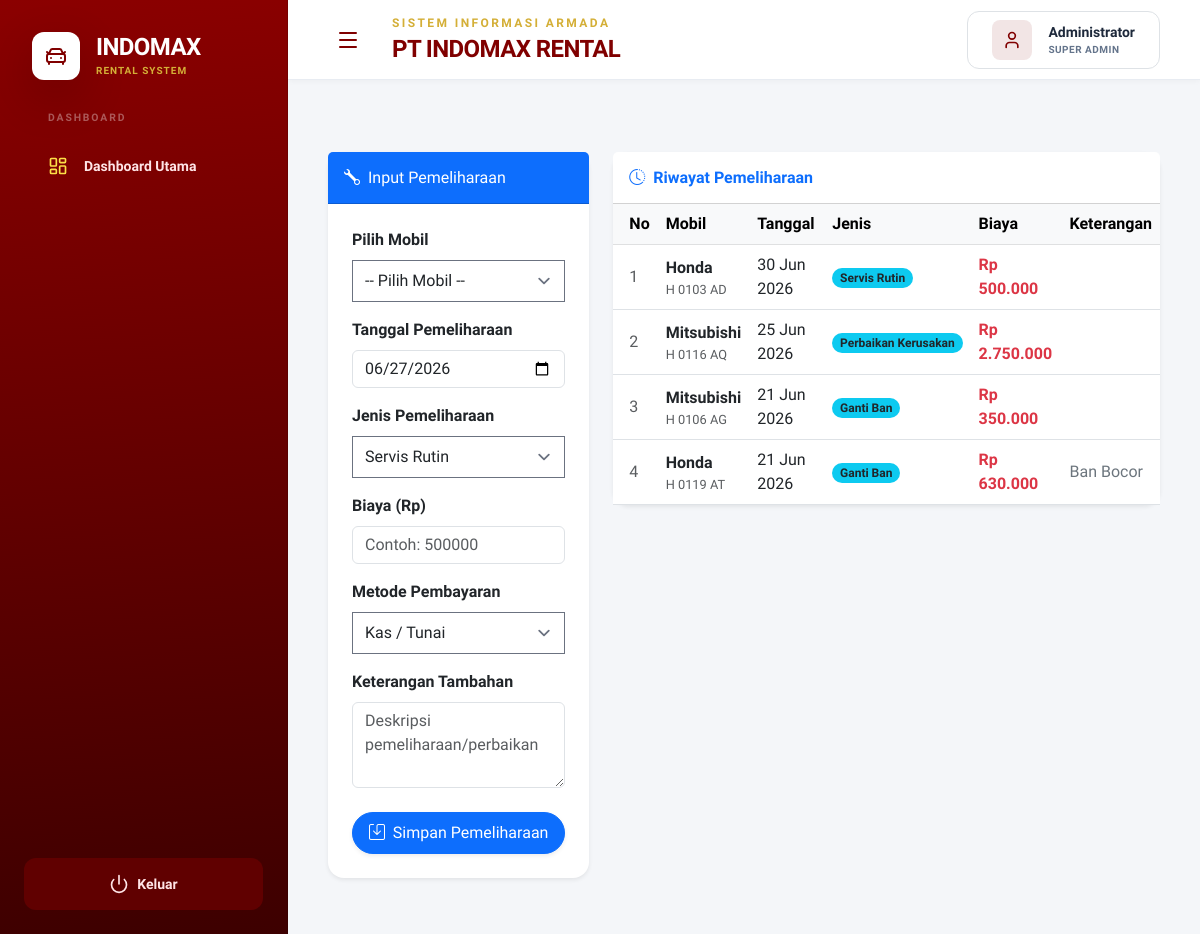
Before: /Admin/pemeliharaan.php with the older database file.
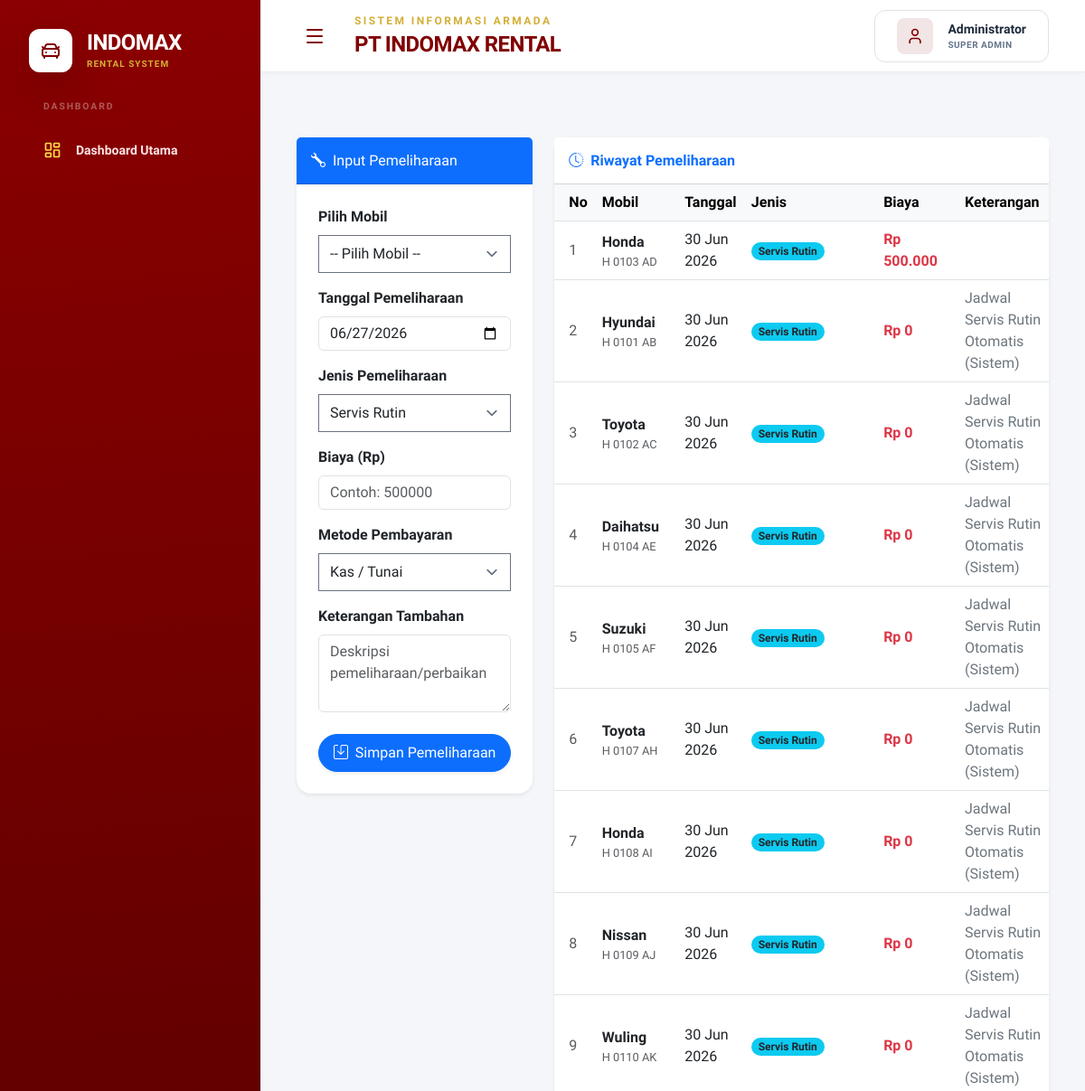
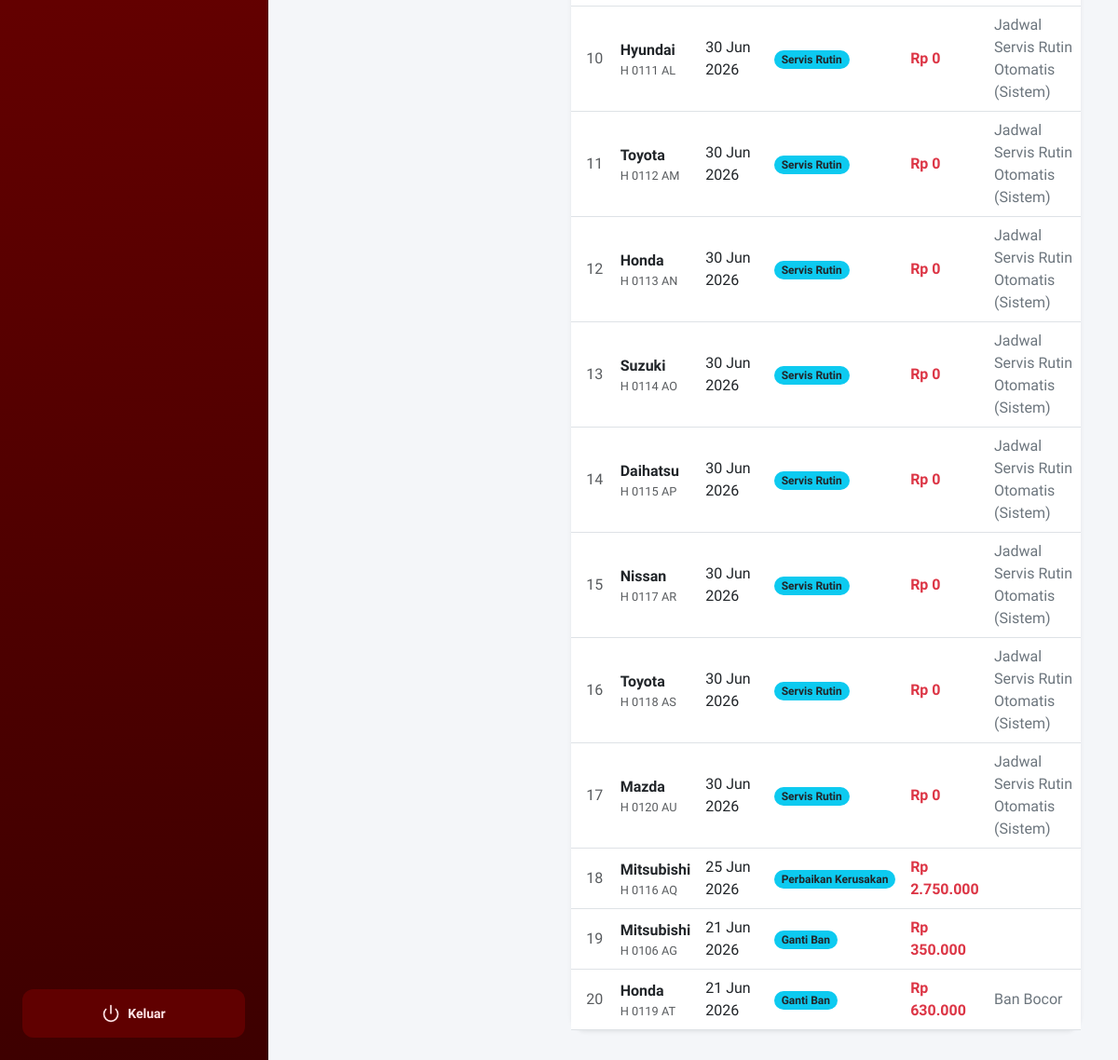
After: the same page with the newer database file (2 pictures, top to bottom).
### tables this page shows
CREATE TABLE `pemeliharaan` (
  `id_pemeliharaan` int(11) NOT NULL,
  `kode_mobil` varchar(10) NOT NULL,
  `tanggal_pemeliharaan` date NOT NULL,
  `jenis_pemeliharaan` enum('Servis Rutin','Perbaikan Kerusakan','Ganti Ban','Ganti Oli','Lainnya') NOT NULL,
  `biaya_pemeliharaan` decimal(12,2) NOT NULL,
  `keterangan` text DEFAULT NULL,
  `status` enum('terjadwal','selesai') DEFAULT 'terjadwal'
);

CREATE TABLE `mobil` (
  `kode_mobil` varchar(10) NOT NULL,
  `merk` varchar(50) DEFAULT NULL,
  `jenis` varchar(50) DEFAULT NULL,
  `nopol` varchar(15) DEFAULT NULL,
  `tarif_per_hari` decimal(10,2) DEFAULT NULL,
  `status_mobil` enum('tersedia','disewa') DEFAULT 'tersedia',
  `Gambar` varchar(255) NOT NULL,
  `Unit_Tersedia` int(10) UNSIGNED NOT NULL,
  `tarif_12_dalam` decimal(10,2) DEFAULT NULL,
  `tarif_12_luar` decimal(10,2) DEFAULT NULL,
  `tarif_24_dalam` decimal(10,2) DEFAULT NULL,
  `tarif_24_luar` decimal(10,2) DEFAULT NULL,
  `is_deleted` tinyint(1) NOT NULL DEFAULT 0
);

### Admin/pemeliharaan.php (the view, shortened to what the changed rows need)
<?php
include 'navbar.php';
include 'koneksi.php';
$riwayat = mysqli_query($conn, "SELECT p.*, m.merk, m.nopol FROM pemeliharaan p JOIN mobil m ON p.kode_mobil = m.kode_mobil ORDER BY p.tanggal_pemeliharaan DESC");
?>
<div class="row">
    <div class="col-lg-8">
        <div class="card shadow-sm border-0 rounded-4">
            <div class="card-body p-0">
                <div class="table-responsive">
                    <table class="table table-hover align-middle mb-0">
                        <thead class="table-light">
                            <tr>
                                <th class="ps-3">No</th>
                                <th>Mobil</th>
                                <th>Tanggal</th>
                                <th>Jenis</th>
                                <th>Biaya</th>
                                <th>Keterangan</th>
                            </tr>
                        </thead>
                        <tbody>
                            <?php
                            $no = 1;
                            if ($riwayat && mysqli_num_rows($riwayat) > 0) {
                                while($r = mysqli_fetch_assoc($riwayat)) {
                            ?>
                            <tr>
                                <td class="ps-3 text-muted"><?= $no++; ?></td>
                                <td>
                                    <span class="fw-bold"><?= htmlspecialchars($r['merk']); ?></span>
                                    <small class="text-muted d-block"><?= htmlspecialchars($r['nopol']); ?></small>
                                </td>
                                <td><?= date('d M Y', strtotime($r['tanggal_pemeliharaan'])); ?></td>
                                <td>
                                    <span class="badge rounded-pill bg-info text-dark">
                                        <?= htmlspecialchars($r['jenis_pemeliharaan']); ?>
                                    </span>
                                </td>
                                <td class="fw-bold text-danger">Rp <?= number_format($r['biaya_pemeliharaan'], 0, ',', '.'); ?></td>
                                <td class="text-secondary"><?= htmlspecialchars($r['keterangan']); ?></td>
                            </tr>
                            <?php
                                }
                            } else {
                                echo "<tr><td colspan='6' class='text-center py-4 text-muted'>Belum ada riwayat pemeliharaan.</td></tr>";
                            }
                            ?>
                        </tbody>
                    </table>
                </div>
            </div>
        </div>
    </div>
</div>
</div> </main>
</div>
</body>
</html>

Changed rows visible on the page:
added pemeliharaan: kode_mobil.merk "Hyundai", kode_mobil.nopol "H 0101 AB", tanggal_pemeliharaan "30 Jun 2026", jenis_pemeliharaan "Servis Rutin", biaya_pemeliharaan "0", keterangan "Jadwal Servis Rutin Otomatis (Sistem)"
added pemeliharaan: kode_mobil.merk "Toyota", kode_mobil.nopol "H 0102 AC", tanggal_pemeliharaan "30 Jun 2026", jenis_pemeliharaan "Servis Rutin", biaya_pemeliharaan "0", keterangan "Jadwal Servis Rutin Otomatis (Sistem)"
added pemeliharaan: kode_mobil.merk "Daihatsu", kode_mobil.nopol "H 0104 AE", tanggal_pemeliharaan "30 Jun 2026", jenis_pemeliharaan "Servis Rutin", biaya_pemeliharaan "0", keterangan "Jadwal Servis Rutin Otomatis (Sistem)"
added pemeliharaan: kode_mobil.merk "Suzuki", kode_mobil.nopol "H 0105 AF", tanggal_pemeliharaan "30 Jun 2026", jenis_pemeliharaan "Servis Rutin", biaya_pemeliharaan "0", keterangan "Jadwal Servis Rutin Otomatis (Sistem)"
added pemeliharaan: kode_mobil.merk "Toyota", kode_mobil.nopol "H 0107 AH", tanggal_pemeliharaan "30 Jun 2026", jenis_pemeliharaan "Servis Rutin", biaya_pemeliharaan "0", keterangan "Jadwal Servis Rutin Otomatis (Sistem)"
added pemeliharaan: kode_mobil.merk "Honda", kode_mobil.nopol "H 0108 AI", tanggal_pemeliharaan "30 Jun 2026", jenis_pemeliharaan "Servis Rutin", biaya_pemeliharaan "0", keterangan "Jadwal Servis Rutin Otomatis (Sistem)"
added pemeliharaan: kode_mobil.merk "Nissan", kode_mobil.nopol "H 0109 AJ", tanggal_pemeliharaan "30 Jun 2026", jenis_pemeliharaan "Servis Rutin", biaya_pemeliharaan "0", keterangan "Jadwal Servis Rutin Otomatis (Sistem)"
added pemeliharaan: kode_mobil.merk "Wuling", kode_mobil.nopol "H 0110 AK", tanggal_pemeliharaan "30 Jun 2026", jenis_pemeliharaan "Servis Rutin", biaya_pemeliharaan "0", keterangan "Jadwal Servis Rutin Otomatis (Sistem)"
added pemeliharaan: kode_mobil.merk "Hyundai", kode_mobil.nopol "H 0111 AL", tanggal_pemeliharaan "30 Jun 2026", jenis_pemeliharaan "Servis Rutin", biaya_pemeliharaan "0", keterangan "Jadwal Servis Rutin Otomatis (Sistem)"
added pemeliharaan: kode_mobil.merk "Toyota", kode_mobil.nopol "H 0112 AM", tanggal_pemeliharaan "30 Jun 2026", jenis_pemeliharaan "Servis Rutin", biaya_pemeliharaan "0", keterangan "Jadwal Servis Rutin Otomatis (Sistem)"
added pemeliharaan: kode_mobil.merk "Honda", kode_mobil.nopol "H 0113 AN", tanggal_pemeliharaan "30 Jun 2026", jenis_pemeliharaan "Servis Rutin", biaya_pemeliharaan "0", keterangan "Jadwal Servis Rutin Otomatis (Sistem)"
added pemeliharaan: kode_mobil.merk "Suzuki", kode_mobil.nopol "H 0114 AO", tanggal_pemeliharaan "30 Jun 2026", jenis_pemeliharaan "Servis Rutin", biaya_pemeliharaan "0", keterangan "Jadwal Servis Rutin Otomatis (Sistem)"
added pemeliharaan: kode_mobil.merk "Daihatsu", kode_mobil.nopol "H 0115 AP", tanggal_pemeliharaan "30 Jun 2026", jenis_pemeliharaan "Servis Rutin", biaya_pemeliharaan "0", keterangan "Jadwal Servis Rutin Otomatis (Sistem)"
added pemeliharaan: kode_mobil.merk "Nissan", kode_mobil.nopol "H 0117 AR", tanggal_pemeliharaan "30 Jun 2026", jenis_pemeliharaan "Servis Rutin", biaya_pemeliharaan "0", keterangan "Jadwal Servis Rutin Otomatis (Sistem)"
added pemeliharaan: kode_mobil.merk "Toyota", kode_mobil.nopol "H 0118 AS", tanggal_pemeliharaan "30 Jun 2026", jenis_pemeliharaan "Servis Rutin", biaya_pemeliharaan "0", keterangan "Jadwal Servis Rutin Otomatis (Sistem)"
added pemeliharaan: kode_mobil.merk "Mazda", kode_mobil.nopol "H 0120 AU", tanggal_pemeliharaan "30 Jun 2026", jenis_pemeliharaan "Servis Rutin", biaya_pemeliharaan "0", keterangan "Jadwal Servis Rutin Otomatis (Sistem)"
